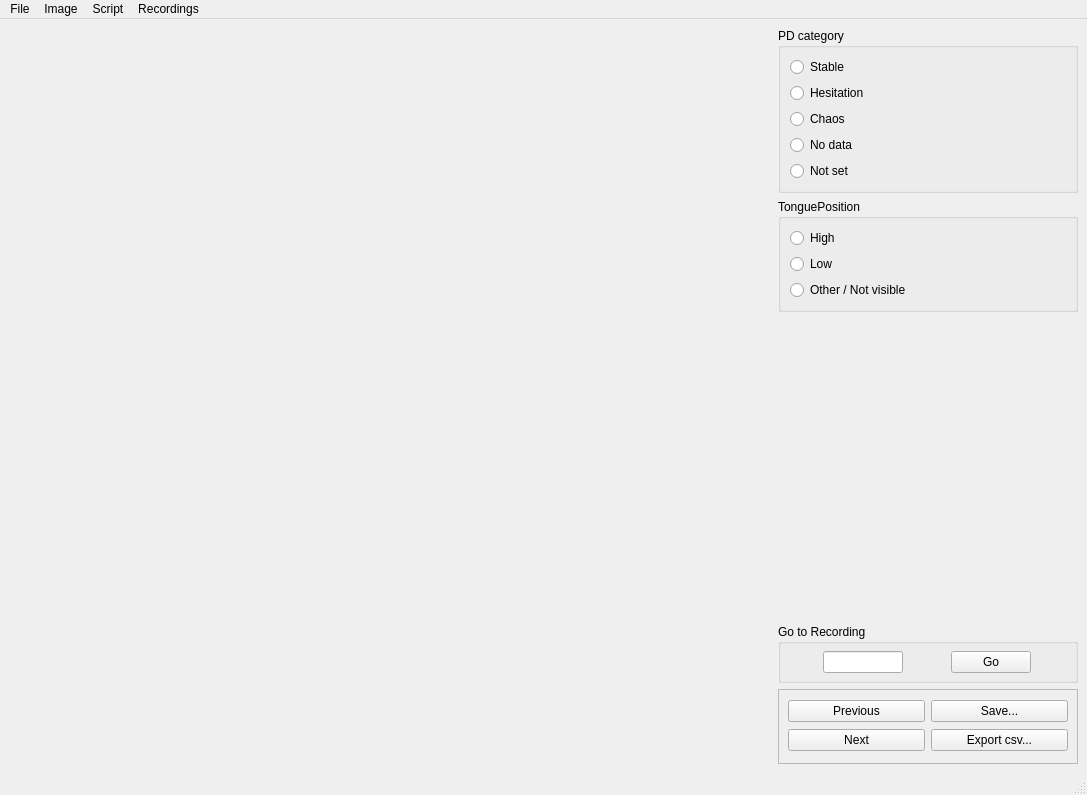
<?xml version="1.0" encoding="UTF-8"?>
<ui version="4.0">
 <class>MainWindow</class>
 <widget class="QMainWindow" name="MainWindow">
  <property name="geometry">
   <rect>
    <x>0</x>
    <y>0</y>
    <width>1087</width>
    <height>795</height>
   </rect>
  </property>
  <property name="focusPolicy">
   <enum>Qt::StrongFocus</enum>
  </property>
  <property name="windowTitle">
   <string>MainWindow</string>
  </property>
  <widget class="QWidget" name="centralwidget">
   <layout class="QHBoxLayout" name="horizontalLayout">
    <item>
     <widget class="QWidget" name="mplwindow" native="true">
      <property name="sizePolicy">
       <sizepolicy hsizetype="Expanding" vsizetype="Preferred">
        <horstretch>0</horstretch>
        <verstretch>0</verstretch>
       </sizepolicy>
      </property>
      <layout class="QVBoxLayout" name="mplWindowVerticalLayout">
       <property name="leftMargin">
        <number>0</number>
       </property>
       <property name="topMargin">
        <number>0</number>
       </property>
       <property name="rightMargin">
        <number>0</number>
       </property>
       <property name="bottomMargin">
        <number>0</number>
       </property>
      </layout>
     </widget>
    </item>
    <item>
     <widget class="QFrame" name="button_organiser">
      <property name="sizePolicy">
       <sizepolicy hsizetype="Minimum" vsizetype="Preferred">
        <horstretch>0</horstretch>
        <verstretch>0</verstretch>
       </sizepolicy>
      </property>
      <property name="minimumSize">
       <size>
        <width>300</width>
        <height>0</height>
       </size>
      </property>
      <property name="maximumSize">
       <size>
        <width>200</width>
        <height>16777215</height>
       </size>
      </property>
      <layout class="QVBoxLayout" name="verticalLayout_3">
       <property name="leftMargin">
        <number>0</number>
       </property>
       <property name="topMargin">
        <number>0</number>
       </property>
       <property name="rightMargin">
        <number>0</number>
       </property>
       <property name="bottomMargin">
        <number>0</number>
       </property>
       <item>
        <widget class="QGroupBox" name="pdCategoryRB">
         <property name="title">
          <string>PD category</string>
         </property>
         <layout class="QVBoxLayout" name="verticalLayout_4">
          <item>
           <widget class="QRadioButton" name="categoryRB_1">
            <property name="autoFillBackground">
             <bool>false</bool>
            </property>
            <property name="text">
             <string>Stable</string>
            </property>
           </widget>
          </item>
          <item>
           <widget class="QRadioButton" name="categoryRB_3">
            <property name="autoFillBackground">
             <bool>false</bool>
            </property>
            <property name="text">
             <string>Hesitation</string>
            </property>
           </widget>
          </item>
          <item>
           <widget class="QRadioButton" name="categoryRB_2">
            <property name="autoFillBackground">
             <bool>false</bool>
            </property>
            <property name="text">
             <string>Chaos</string>
            </property>
           </widget>
          </item>
          <item>
           <widget class="QRadioButton" name="categoryRB_4">
            <property name="autoFillBackground">
             <bool>false</bool>
            </property>
            <property name="text">
             <string>No data</string>
            </property>
           </widget>
          </item>
          <item>
           <widget class="QRadioButton" name="categoryRB_5">
            <property name="autoFillBackground">
             <bool>false</bool>
            </property>
            <property name="text">
             <string>Not set</string>
            </property>
           </widget>
          </item>
         </layout>
        </widget>
       </item>
       <item>
        <widget class="QGroupBox" name="positionRB">
         <property name="title">
          <string>TonguePosition</string>
         </property>
         <layout class="QVBoxLayout" name="verticalLayout_5">
          <item>
           <widget class="QRadioButton" name="positionRB_1">
            <property name="autoFillBackground">
             <bool>false</bool>
            </property>
            <property name="text">
             <string>High</string>
            </property>
            <attribute name="buttonGroup">
             <string notr="true">tonguePositionRBs</string>
            </attribute>
           </widget>
          </item>
          <item>
           <widget class="QRadioButton" name="positionRB_2">
            <property name="autoFillBackground">
             <bool>false</bool>
            </property>
            <property name="text">
             <string>Low</string>
            </property>
            <attribute name="buttonGroup">
             <string notr="true">tonguePositionRBs</string>
            </attribute>
           </widget>
          </item>
          <item>
           <widget class="QRadioButton" name="positionRB_3">
            <property name="autoFillBackground">
             <bool>false</bool>
            </property>
            <property name="text">
             <string>Other / Not visible</string>
            </property>
            <attribute name="buttonGroup">
             <string notr="true">tonguePositionRBs</string>
            </attribute>
           </widget>
          </item>
         </layout>
        </widget>
       </item>
       <item>
        <widget class="QWidget" name="ultrasoundFrame" native="true">
         <property name="sizePolicy">
          <sizepolicy hsizetype="Preferred" vsizetype="Fixed">
           <horstretch>0</horstretch>
           <verstretch>0</verstretch>
          </sizepolicy>
         </property>
         <property name="minimumSize">
          <size>
           <width>300</width>
           <height>300</height>
          </size>
         </property>
         <layout class="QVBoxLayout" name="verticalLayout_6">
          <property name="leftMargin">
           <number>0</number>
          </property>
          <property name="topMargin">
           <number>0</number>
          </property>
          <property name="rightMargin">
           <number>0</number>
          </property>
          <property name="bottomMargin">
           <number>0</number>
          </property>
         </layout>
        </widget>
       </item>
       <item>
        <widget class="QGroupBox" name="groupBox">
         <property name="maximumSize">
          <size>
           <width>16777215</width>
           <height>80</height>
          </size>
         </property>
         <property name="title">
          <string>Go to Recording</string>
         </property>
         <layout class="QHBoxLayout" name="horizontalLayout_3">
          <property name="leftMargin">
           <number>0</number>
          </property>
          <property name="topMargin">
           <number>0</number>
          </property>
          <property name="rightMargin">
           <number>0</number>
          </property>
          <property name="bottomMargin">
           <number>0</number>
          </property>
          <item>
           <widget class="QLineEdit" name="goLineEdit">
            <property name="maximumSize">
             <size>
              <width>80</width>
              <height>16777215</height>
             </size>
            </property>
            <property name="focusPolicy">
             <enum>Qt::StrongFocus</enum>
            </property>
           </widget>
          </item>
          <item>
           <widget class="QPushButton" name="goButton">
            <property name="maximumSize">
             <size>
              <width>80</width>
              <height>16777215</height>
             </size>
            </property>
            <property name="text">
             <string>Go</string>
            </property>
           </widget>
          </item>
         </layout>
        </widget>
       </item>
       <item>
        <widget class="QFrame" name="frame">
         <property name="sizePolicy">
          <sizepolicy hsizetype="Minimum" vsizetype="Maximum">
           <horstretch>0</horstretch>
           <verstretch>0</verstretch>
          </sizepolicy>
         </property>
         <property name="minimumSize">
          <size>
           <width>300</width>
           <height>75</height>
          </size>
         </property>
         <property name="maximumSize">
          <size>
           <width>300</width>
           <height>16777215</height>
          </size>
         </property>
         <property name="frameShape">
          <enum>QFrame::StyledPanel</enum>
         </property>
         <property name="frameShadow">
          <enum>QFrame::Raised</enum>
         </property>
         <layout class="QGridLayout" name="gridLayout">
          <item row="1" column="0">
           <widget class="QPushButton" name="nextButton">
            <property name="text">
             <string>Next</string>
            </property>
           </widget>
          </item>
          <item row="0" column="0">
           <widget class="QPushButton" name="prevButton">
            <property name="text">
             <string>Previous</string>
            </property>
           </widget>
          </item>
          <item row="0" column="1">
           <widget class="QPushButton" name="saveButton">
            <property name="text">
             <string>Save...</string>
            </property>
           </widget>
          </item>
          <item row="1" column="1">
           <widget class="QPushButton" name="exportButton">
            <property name="text">
             <string>Export csv...</string>
            </property>
           </widget>
          </item>
         </layout>
        </widget>
       </item>
      </layout>
     </widget>
    </item>
   </layout>
  </widget>
  <widget class="QMenuBar" name="menubar">
   <property name="geometry">
    <rect>
     <x>0</x>
     <y>0</y>
     <width>1087</width>
     <height>22</height>
    </rect>
   </property>
   <widget class="QMenu" name="menuFile">
    <property name="title">
     <string>File</string>
    </property>
    <addaction name="actionOpen"/>
    <addaction name="actionSaveToPickle"/>
    <addaction name="actionSaveAsPickle"/>
    <addaction name="separator"/>
    <addaction name="actionExport_analysis"/>
    <addaction name="separator"/>
    <addaction name="actionQuit"/>
   </widget>
   <widget class="QMenu" name="menuImage">
    <property name="title">
     <string>Image</string>
    </property>
    <addaction name="actionSave_plot_as"/>
    <addaction name="actionSave_as"/>
   </widget>
   <widget class="QMenu" name="menuScript">
    <property name="title">
     <string>Script</string>
    </property>
    <addaction name="actionShow_interpreter"/>
    <addaction name="actionRun_file"/>
   </widget>
   <widget class="QMenu" name="menuRecordings">
    <property name="title">
     <string>Recordings</string>
    </property>
    <addaction name="actionNext"/>
    <addaction name="actionPrevious"/>
   </widget>
   <addaction name="menuFile"/>
   <addaction name="menuImage"/>
   <addaction name="menuScript"/>
   <addaction name="menuRecordings"/>
  </widget>
  <widget class="QStatusBar" name="statusbar"/>
  <action name="actionNew">
   <property name="text">
    <string>New</string>
   </property>
  </action>
  <action name="actionOpen">
   <property name="text">
    <string>Open...</string>
   </property>
   <property name="shortcut">
    <string>Ctrl+O</string>
   </property>
  </action>
  <action name="actionSaveAsPickle">
   <property name="text">
    <string>Save as Pickle...</string>
   </property>
   <property name="shortcut">
    <string>Ctrl+Shift+S</string>
   </property>
  </action>
  <action name="actionSaveToPickle">
   <property name="text">
    <string>Save to Pickle</string>
   </property>
   <property name="shortcut">
    <string>Ctrl+S</string>
   </property>
  </action>
  <action name="actionSave_as">
   <property name="text">
    <string>Save subplot as...</string>
   </property>
  </action>
  <action name="actionSave_plot_as">
   <property name="text">
    <string>Save plot as...</string>
   </property>
  </action>
  <action name="actionShow_interpreter">
   <property name="text">
    <string>Show interpreter</string>
   </property>
  </action>
  <action name="actionRun_file">
   <property name="text">
    <string>Run file...</string>
   </property>
  </action>
  <action name="actionNext">
   <property name="text">
    <string>Next</string>
   </property>
   <property name="shortcut">
    <string>Right</string>
   </property>
  </action>
  <action name="actionPrevious">
   <property name="text">
    <string>Previous</string>
   </property>
   <property name="shortcut">
    <string>Left</string>
   </property>
  </action>
  <action name="actionExport_analysis">
   <property name="text">
    <string>Export analysis...</string>
   </property>
   <property name="shortcut">
    <string>Ctrl+E</string>
   </property>
  </action>
  <action name="actionQuit">
   <property name="text">
    <string>Quit</string>
   </property>
   <property name="shortcut">
    <string>Ctrl+W, Ctrl+Q</string>
   </property>
  </action>
 </widget>
 <resources/>
 <connections/>
 <buttongroups>
  <buttongroup name="tonguePositionRBs"/>
 </buttongroups>
</ui>
